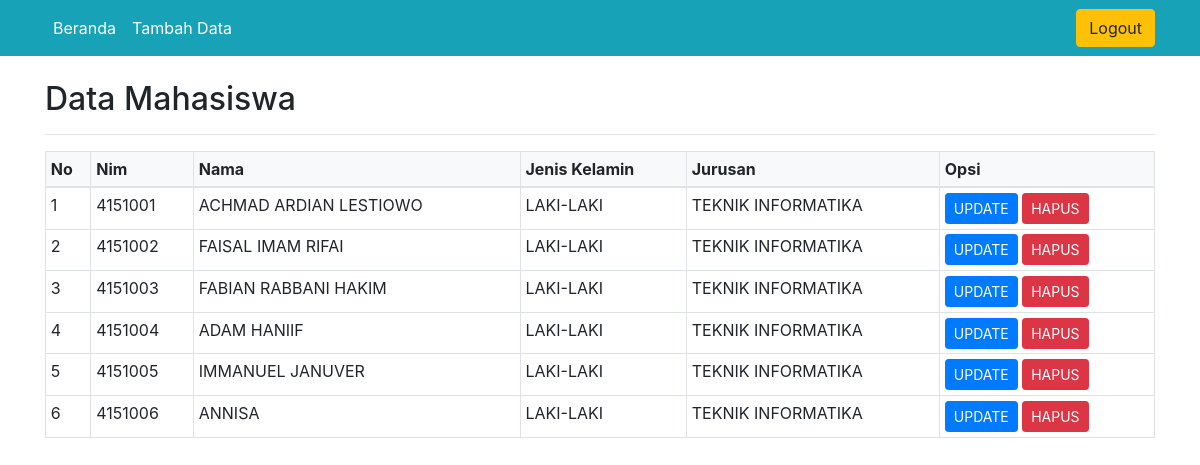
/home.php (signed in), run on the app's committed database.
### tables this page shows
CREATE TABLE `mahasiswa` (
  `nim` int(7) NOT NULL,
  `nama` varchar(30) NOT NULL,
  `jenis_kelamin` varchar(10) NOT NULL,
  `jurusan` varchar(30) NOT NULL
);

### home.php (the view, shortened to what this page needs)
<!DOCTYPE html>
<html>
<head>
	<link rel="stylesheet" type="text/css" href="assets/css/style.css">
	<link rel="stylesheet" type="text/css" href="assets/vendor/bootstrap/css/bootstrap.min.css">
</head>
<body>
	<nav class="navbar navbar-expand-sm bg-info navbar-dark">
		<div class="container">
		  <ul class="navbar-nav">
		    <li class="nav-item active">
		      <a class="nav-link" href="home.php">Beranda</a>
		    </li>
		    <li class="nav-item active">
		      <a class="nav-link" href="input.php">Tambah Data</a>
		    </li>
		  </ul>
		  <a href="logout.php" class="btn btn-warning btn-md">Logout</a>
		</nav>
	<div class="container">
		<br>
		<h2>Data Mahasiswa</h2>
		<hr>
		<?php include ("koneksi.php"); ?>
		<?php
		$query = mysqli_query($koneksi, "select * from mahasiswa");
		?>
		<table class="table table-bordered table-hover table-sm">
			<thead class="thead bg-light">
		      	<tr>
			        <th>No</th>
			        <th>Nim</th>
			        <th>Nama</th>
			        <th>Jenis Kelamin</th>
			        <th>Jurusan</th>
			        <th>Opsi</th>
		      	</tr>
		   	</thead>
		   	<tbody>
		   		<tr>
			   		<?php
			   		$x = 1;
			   		while ($data = mysqli_fetch_array($query)):?>
			   			<td><?php echo $x++; ?></td>
			   			<td><?php echo $data['nim']; ?></td>
			   			<td><?php echo $data['nama']; ?></td>
			   			<td><?php echo $data['jenis_kelamin']; ?></td>
			   			<td><?php echo $data['jurusan']; ?></td>
			   			<td>
							<a href="update.php?nim=<?php echo $data['nim']; ?>" class="btn btn-primary btn-sm">UPDATE</a>
							<a href="delete.php?nim=<?php echo $data['nim']; ?>" class="btn btn-danger btn-sm">HAPUS</a>
						</td>
		   		</tr>
		   		 <?php endwhile; ?>
		   	</tbody>
		</table>
	</div>
</body>
</html>

### assets/css/style.css (style rules this page uses)
body { font-family: sans-serif; background: #3EAEB8; }

### data on the page
mahasiswa: nim "4151001", nama "ACHMAD ARDIAN LESTIOWO", jenis_kelamin "LAKI-LAKI", jurusan "TEKNIK INFORMATIKA"
mahasiswa: nim "4151002", nama "FAISAL IMAM RIFAI", jenis_kelamin "LAKI-LAKI", jurusan "TEKNIK INFORMATIKA"
mahasiswa: nim "4151003", nama "FABIAN RABBANI HAKIM", jenis_kelamin "LAKI-LAKI", jurusan "TEKNIK INFORMATIKA"
mahasiswa: nim "4151004", nama "ADAM HANIIF", jenis_kelamin "LAKI-LAKI", jurusan "TEKNIK INFORMATIKA"
mahasiswa: nim "4151005", nama "IMMANUEL JANUVER", jenis_kelamin "LAKI-LAKI", jurusan "TEKNIK INFORMATIKA"
mahasiswa: nim "4151006", nama "ANNISA", jenis_kelamin "LAKI-LAKI", jurusan "TEKNIK INFORMATIKA"
